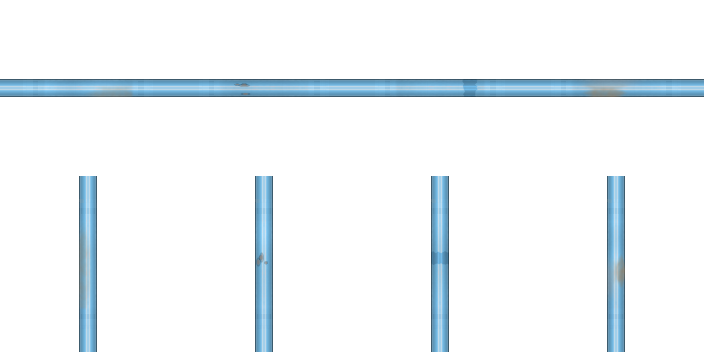
#> input picture src/RimMandrake/FlowWorks/art_source/LookOptions_2026-11-22/options/pipe_modern_straights_A.png, 704 x 352 px
$ python -i process_tanks.py   (imports and definitions only)
#> lines starting #> are read from the running program, lines starting #| are printed output that depends on the picture; after the words box and inside, x2 and y2 are one past the last pixel; in counts of white or black regions, pixels touching at a corner belong together
#!/usr/bin/env python3
"""Conform each generated tank (raw/) to the shipped 512x512 RM_LiquidTank canvas, validate it, check its two end pipe
ports, and draw the judge panels (true scale at 64 px/cell beside a vanilla human and the accepted Scrapper tank, plus a
32 px/cell play-zoom strip).

    process_tanks.py [NAME ...]     -> generated/options/<name>.png, generated/panels/, generated/report.json
"""
import json
import subprocess
import sys
from pathlib import Path

import numpy as np
from PIL import Image

HERE = Path(__file__).resolve().parent
REPO = HERE.parents[5]
SKILL = REPO / "skills/generating-rimworld-sprites/scripts"
SCRAPPER = REPO / "src/RimMandrake/FlowWorks/Textures/RimMandrake/FlowWorks/Tank/Scrapper/RM_LiquidTank.png"
sys.path.insert(0, str(HERE.parent))
import judge_panels  # noqa: E402

RAW, OPT, PAN = HERE / "raw", HERE / "options", HERE / "panels"


# [33 lines left out: functions ports, alpha_board, play_zoom, not called in this run]


FIDELITY = ("subject height", "subject width", "subject aspect", "subject origin", "exceeds the reference")


# [13 lines left out: function check, not called in this run]


def width_fit(raw, out, cy=262):
    """Fit the drawing so its end ports touch both canvas edges (x 1..510), the way the shipped tanks meet their
    neighbouring pipe cells. conform_sprite fits a reference's AREA, which leaves a taller-than-Scrapper design short of
    the edges. Scaled once from the raw drawing, premultiplied (no dark halo), centred on the Scrapper's centroid row."""
#> called with raw = '../options/pipe_modern_straights_A.png', out = 'out.png', cy = 262
    im = Image.open(raw).convert("RGBA")
#> im is the input picture: PIL image 704x352 RGBA; mean R, G, B, A 12.1, 17, 20, 26.1
    a = np.asarray(im)[..., 3]
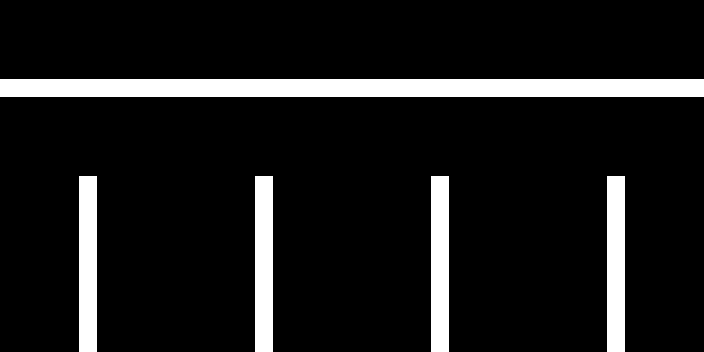
#> a: shape (352, 704); 10.2% white; 5 white regions, box (x1, y1, x2, y2) and area: (0, 79, 704, 97) 12672, (79, 176, 97, 352) 3168, (255, 176, 273, 352) 3168, (431, 176, 449, 352) 3168, (607, 176, 625, 352) 3168
    ys, xs = np.where(a > 8)
    sub = im.crop((xs.min(), ys.min(), xs.max() + 1, ys.max() + 1))
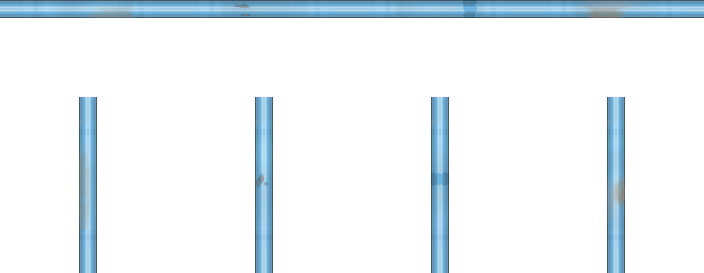
#> sub: PIL image 704x273 RGBA; mean R, G, B, A 15.6, 21.9, 25.7, 33.6; transparent parts drawn white
    w = 510
    h = round(sub.height * w / sub.width)
#> h = 198
    if h > 500:
        raise SystemExit(f"{raw}: width-fit would be {h} px tall, past the canvas")
    sub = sub.convert("RGBa").resize((w, h), Image.LANCZOS).convert("RGBA")
#> sub: PIL image 510x198 RGBA
    canvas = Image.new("RGBA", (512, 512), (0, 0, 0, 0))
#> canvas: PIL image 512x512 RGBA; every value is 0
    canvas.alpha_composite(sub, (1, max(0, min(512 - h, cy - h // 2))))
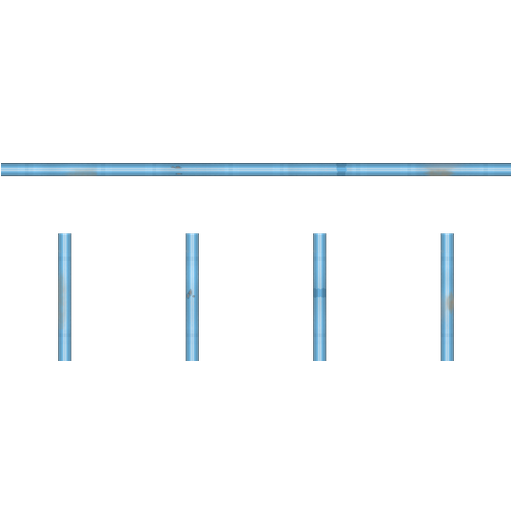
#> canvas: PIL image 512x512 RGBA; mean R, G, B, A 6.5, 9.1, 10.7, 13; transparent parts drawn white
    canvas.save(out)


# [20 lines left out: function main, not called in this run]


# [2 lines not run here, left out]

>>> result = width_fit('../options/pipe_modern_straights_A.png', 'out.png')

$ run again, on src/RimMandrake/FlowWorks/art_source/LookOptions_2026-11-22/options/tank_futuristic_C_new_titanium_amber.png
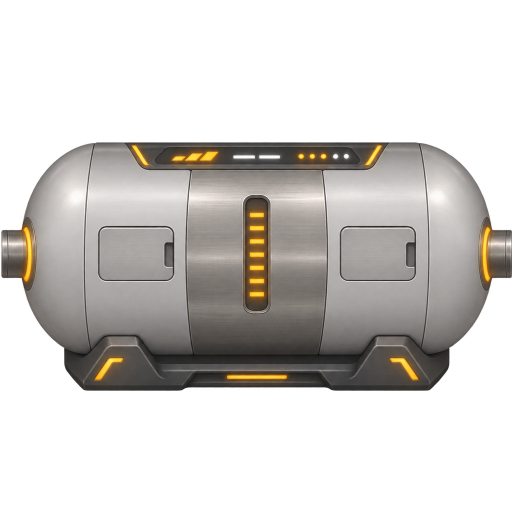
#> input picture src/RimMandrake/FlowWorks/art_source/LookOptions_2026-11-22/options/tank_futuristic_C_new_titanium_amber.png, 512 x 512 px
#> in width_fit, im is the input picture: PIL image 512x512 RGBA; mean R, G, B, A 59.7, 57, 54, 105.2
#> in width_fit, `sub = im.crop((xs.min(), ys.min(), xs.max() + 1, ys.max() + 1))`:
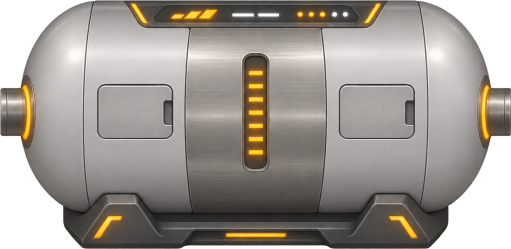
#> sub: PIL image 511x249 RGBA; mean R, G, B, A 123.1, 117.4, 111.2, 216.8; transparent parts drawn white
#> in width_fit, `canvas.alpha_composite(sub, (1, max(0, min(512 - h, cy - h // 2))))`:
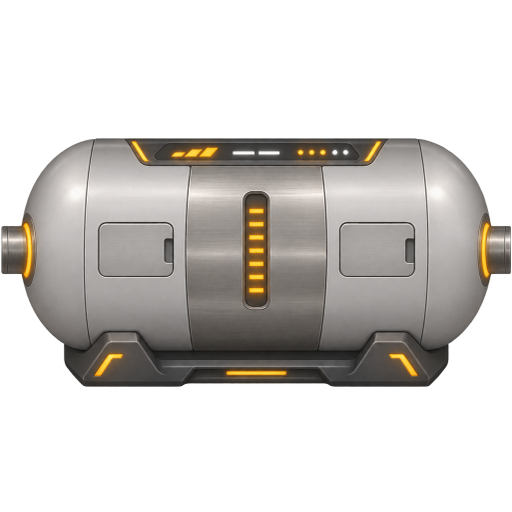
#> canvas: PIL image 512x512 RGBA; mean R, G, B, A 59.3, 56.5, 53.6, 105; transparent parts drawn white

$ run again, on src/RimMandrake/FlowWorks/art_source/LookOptions_2026-11-22/options/tank_industrial_A_rust_cleaned.png
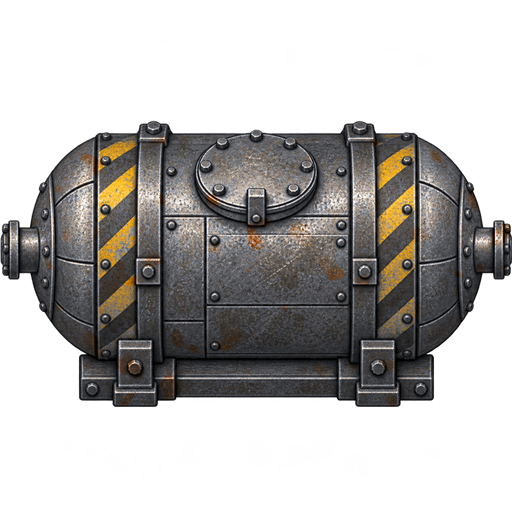
#> input picture src/RimMandrake/FlowWorks/art_source/LookOptions_2026-11-22/options/tank_industrial_A_rust_cleaned.png, 512 x 512 px
#> in width_fit, im is the input picture: PIL image 512x512 RGBA; mean R, G, B, A 38.6, 36.7, 34.8, 108.8
#> in width_fit, `sub = sub.convert("RGBa").resize((w, h), Image.LANCZOS).convert("RGBA")`:
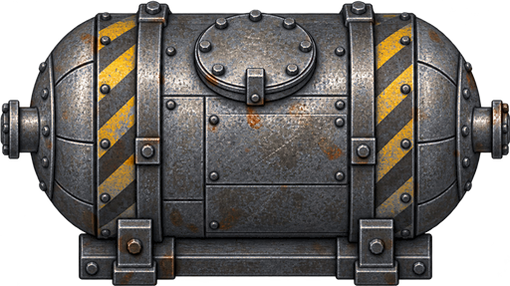
#> sub: PIL image 510x286 RGBA; mean R, G, B, A 68.4, 65, 61.6, 194.1; transparent parts drawn white
#> in width_fit, `canvas.alpha_composite(sub, (1, max(0, min(512 - h, cy - h // 2))))`:
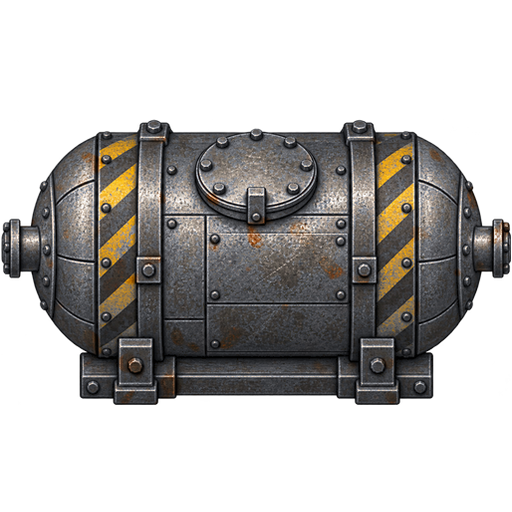
#> canvas: PIL image 512x512 RGBA; mean R, G, B, A 38, 36.1, 34.3, 108; transparent parts drawn white

$ run again, on src/RimMandrake/FlowWorks/art_source/LookOptions_2026-11-22/options/tank_industrial_C_new_gunmetal_saddle.png
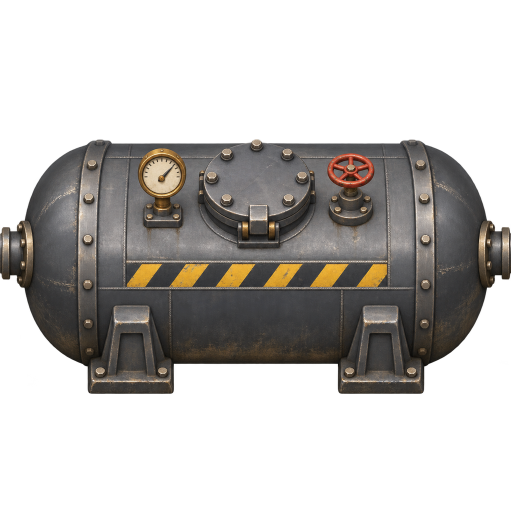
#> input picture src/RimMandrake/FlowWorks/art_source/LookOptions_2026-11-22/options/tank_industrial_C_new_gunmetal_saddle.png, 512 x 512 px
#> in width_fit, im is the input picture: PIL image 512x512 RGBA; mean R, G, B, A 38.1, 35.6, 33, 100.9
#> in width_fit, `sub = im.crop((xs.min(), ys.min(), xs.max() + 1, ys.max() + 1))`:
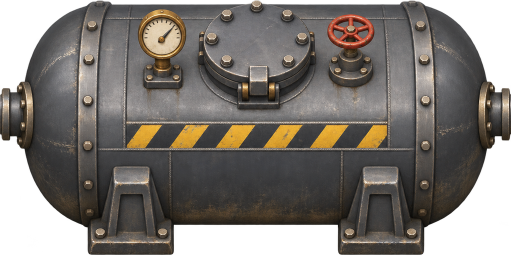
#> sub: PIL image 511x255 RGBA; mean R, G, B, A 76.6, 71.6, 66.4, 202.9; transparent parts drawn white
#> in width_fit, `canvas.alpha_composite(sub, (1, max(0, min(512 - h, cy - h // 2))))`:
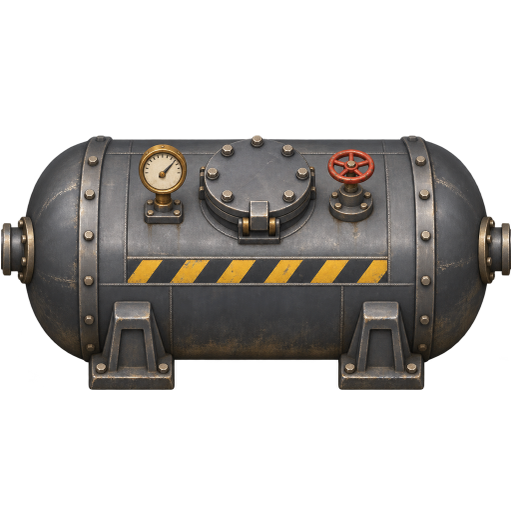
#> canvas: PIL image 512x512 RGBA; mean R, G, B, A 37.8, 35.3, 32.8, 100.7; transparent parts drawn white
